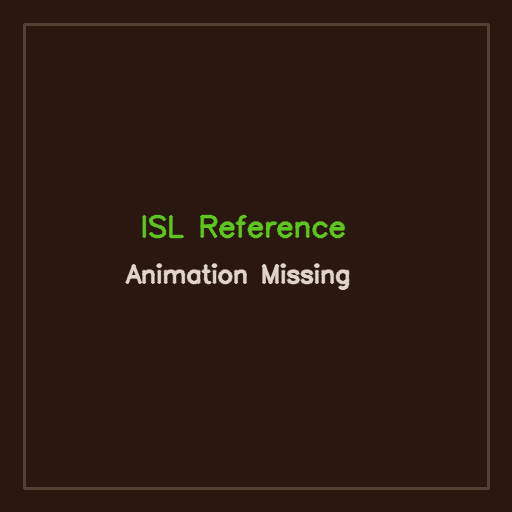
#> input picture data/assets/gestures/placeholder.png, 512 x 512 px
$ python -i generate_reference_animations.py   (imports and definitions only)
#> lines starting #> are read from the running program, lines starting #| are printed output that depends on the picture; after the words box and inside, x2 and y2 are one past the last pixel; in counts of white or black regions, pixels touching at a corner belong together
### utils/common/gesture_catalog.py
"""Canonical gesture catalog for seeding lessons and DB records."""

from dataclasses import dataclass
from pathlib import Path
from typing import Dict, List


@dataclass(frozen=True)
class GestureSpec:
    code: str
    display_name: str
    lesson_type: str
    gesture_mode: str
    category: str
    requires_two_hands: bool = False
    level: int = 1


# ── Level metadata for UI ──
LEVEL_INFO: Dict[int, Dict[str, str]] = {
    1: {"title": "Letters", "emoji": "🔤", "accent": "#22c55e", "bg": "#14532d",
        "desc": "Master the 26 ISL finger-spelling alphabets"},
    2: {"title": "Core Words", "emoji": "🔢", "accent": "#3b82f6", "bg": "#1e3a5f",
        "desc": "Numbers, yes/no, and the first essential signs"},
    3: {"title": "Daily Words", "emoji": "💬", "accent": "#f59e0b", "bg": "#713f12",
        "desc": "Greetings, family, food, and everyday communication"},
    4: {"title": "Actions + Places", "emoji": "🏫", "accent": "#ec4899", "bg": "#701a3e",
        "desc": "Travel, school, emergency, and action signs"},
    5: {"title": "Emotions + Phrases", "emoji": "😊", "accent": "#a78bfa", "bg": "#3b0764",
        "desc": "Feelings, reactions, and longer phrases"},
}


ALPHABETS: List[GestureSpec] = [
    GestureSpec(code=f"ALPHABET_{ch}", display_name=ch, lesson_type="alphabet",
               gesture_mode="static", category="alphabets", level=1)
    for ch in "ABCDEFGHIJKLMNOPQRSTUVWXYZ"
]

_WORD_VIDEO_STEM_OVERRIDES = {
    "WORD_OK": "okay",
    "WORD_I_AM_FINE": "fine",
    "WORD_ONE": "1",
    "WORD_TWO": "2",
    "WORD_THREE": "3",
    "WORD_FOUR": "4",
    "WORD_FIVE": "5",
    "WORD_SIX": "6",
    "WORD_SEVEN": "7",
    "WORD_EIGHT": "8",
    "WORD_NINE": "9",
    "WORD_TEN": "10",
}


def _slug(value: str) -> str:
    return "_".join(value.strip().lower().replace("-", " ").split())


def _available_video_stems() -> set[str]:
    video_root = Path("isl_videos")
    if not video_root.exists():
        return set()
    return {path.stem.lower() for path in video_root.glob("*.mp4")}


def _word_video_stem(spec: GestureSpec) -> str:
    return _WORD_VIDEO_STEM_OVERRIDES.get(spec.code, _slug(spec.display_name))


ALL_WORD_SPECS: List[GestureSpec] = [
    # ── Level 2: Numbers & Basics ──
    GestureSpec("WORD_ONE", "One", "word", "static", "numbers_time", level=2),
    GestureSpec("WORD_TWO", "Two", "word", "static", "numbers_time", level=2),
    GestureSpec("WORD_THREE", "Three", "word", "static", "numbers_time", level=2),
    GestureSpec("WORD_FOUR", "Four", "word", "static", "numbers_time", level=2),
    GestureSpec("WORD_FIVE", "Five", "word", "static", "numbers_time", level=2),
    GestureSpec("WORD_SIX", "Six", "word", "static", "numbers_time", level=2),
    GestureSpec("WORD_SEVEN", "Seven", "word", "static", "numbers_time", level=2),
    GestureSpec("WORD_EIGHT", "Eight", "word", "static", "numbers_time", level=2),
    GestureSpec("WORD_NINE", "Nine", "word", "static", "numbers_time", level=2),
    GestureSpec("WORD_TEN", "Ten", "word", "static", "numbers_time", level=2),
    GestureSpec("WORD_YES", "Yes", "word", "static", "common", level=2),
    GestureSpec("WORD_NO", "No", "word", "static", "common", level=2),
    GestureSpec("WORD_OK", "Okay", "word", "static", "common", level=2),
    GestureSpec("WORD_STOP", "Stop", "word", "static", "common", level=2),
    GestureSpec("WORD_WAIT", "Wait", "word", "static", "common", level=2),
    # ── Level 3: Everyday Words (greetings, family, daily) ──
    GestureSpec("WORD_NAMASTE", "Namaste", "word", "static", "greetings", True, level=3),
    GestureSpec("WORD_HELLO", "Hello", "word", "dynamic", "greetings", level=3),
    GestureSpec("WORD_GOOD_MORNING", "Good Morning", "word", "dynamic", "greetings", level=3),
    GestureSpec("WORD_GOOD_NIGHT", "Good Night", "word", "dynamic", "greetings", level=3),
    GestureSpec("WORD_THANK_YOU", "Thank You", "word", "dynamic", "greetings", level=3),
    GestureSpec("WORD_SORRY", "Sorry", "word", "static", "greetings", level=3),
    GestureSpec("WORD_PLEASE", "Please", "word", "dynamic", "greetings", level=3),
    GestureSpec("WORD_WELCOME", "Welcome", "word", "dynamic", "greetings", level=3),
    GestureSpec("WORD_MOTHER", "Mother", "word", "static", "family", level=3),
    GestureSpec("WORD_FATHER", "Father", "word", "static", "family", level=3),
    GestureSpec("WORD_BROTHER", "Brother", "word", "static", "family", level=3),
    GestureSpec("WORD_SISTER", "Sister", "word", "static", "family", level=3),
    GestureSpec("WORD_FRIEND", "Friend", "word", "dynamic", "family", level=3),
    GestureSpec("WORD_HOME", "Home", "word", "static", "family", level=3),
    GestureSpec("WORD_WATER", "Water", "word", "static", "daily", level=3),
    GestureSpec("WORD_FOOD", "Food", "word", "dynamic", "daily", level=3),
    GestureSpec("WORD_SLEEP", "Sleep", "word", "dynamic", "daily", level=3),
    GestureSpec("WORD_TIME", "Time", "word", "static", "numbers_time", level=3),
    GestureSpec("WORD_DAY", "Day", "word", "static", "numbers_time", level=3),
    GestureSpec("WORD_TODAY", "Today", "word", "dynamic", "numbers_time", level=3),
    GestureSpec("WORD_TOMORROW", "Tomorrow", "word", "dynamic", "numbers_time", level=3),
    GestureSpec("WORD_YESTERDAY", "Yesterday", "word", "dynamic", "numbers_time", level=3),
    # ── Level 4: Actions & Places ──
    GestureSpec("WORD_HOW_ARE_YOU", "How Are You", "word", "dynamic", "greetings", level=4),
    GestureSpec("WORD_I_AM_FINE", "I Am Fine", "word", "dynamic", "greetings", level=4),
    GestureSpec("WORD_HELP", "Help", "word", "dynamic", "common", level=4),
    GestureSpec("WORD_GO", "Go", "word", "dynamic", "common", level=4),
    GestureSpec("WORD_COME", "Come", "word", "dynamic", "common", level=4),
    GestureSpec("WORD_FINISH", "Finish", "word", "dynamic", "common", level=4),
    GestureSpec("WORD_START", "Start", "word", "dynamic", "common", level=4),
    GestureSpec("WORD_LEARN", "Learn", "word", "dynamic", "education", level=4),
    GestureSpec("WORD_STUDY", "Study", "word", "dynamic", "education", level=4),
    GestureSpec("WORD_TEACHER", "Teacher", "word", "dynamic", "education", level=4),
    GestureSpec("WORD_STUDENT", "Student", "word", "static", "education", level=4),
    GestureSpec("WORD_BOOK", "Book", "word", "static", "education", level=4),
    GestureSpec("WORD_PEN", "Pen", "word", "static", "education", level=4),
    GestureSpec("WORD_NOTEBOOK", "Notebook", "word", "static", "education", level=4),
    GestureSpec("WORD_EXAM", "Exam", "word", "dynamic", "education", level=4),
    GestureSpec("WORD_PASS", "Pass", "word", "dynamic", "education", level=4),
    GestureSpec("WORD_FAIL", "Fail", "word", "dynamic", "education", level=4),
    GestureSpec("WORD_FAMILY", "Family", "word", "dynamic", "family", level=4),
    GestureSpec("WORD_BABY", "Baby", "word", "dynamic", "family", level=4),
    GestureSpec("WORD_MARRIAGE", "Marriage", "word", "dynamic", "family", level=4),
    GestureSpec("WORD_CHILD", "Child", "word", "dynamic", "family", level=4),
    GestureSpec("WORD_RICE", "Rice", "word", "static", "daily", level=4),
    GestureSpec("WORD_MILK", "Milk", "word", "dynamic", "daily", level=4),
    GestureSpec("WORD_TEA", "Tea", "word", "static", "daily", level=4),
    GestureSpec("WORD_COFFEE", "Coffee", "word", "dynamic", "daily", level=4),
    GestureSpec("WORD_WAKE_UP", "Wake Up", "word", "dynamic", "daily", level=4),
    GestureSpec("WORD_BATH", "Bath", "word", "dynamic", "daily", level=4),
    GestureSpec("WORD_WORK", "Work", "word", "dynamic", "daily", level=4),
    GestureSpec("WORD_SHOP", "Shop", "word", "dynamic", "daily", level=4),
    GestureSpec("WORD_MONEY", "Money", "word", "static", "daily", level=4),
    GestureSpec("WORD_NIGHT", "Night", "word", "static", "numbers_time", level=4),
    GestureSpec("WORD_BUS", "Bus", "word", "dynamic", "travel", level=4),
    GestureSpec("WORD_TRAIN", "Train", "word", "dynamic", "travel", level=4),
    GestureSpec("WORD_CAR", "Car", "word", "static", "travel", level=4),
    GestureSpec("WORD_BIKE", "Bike", "word", "dynamic", "travel", level=4),
    GestureSpec("WORD_ROAD", "Road", "word", "dynamic", "travel", level=4),
    GestureSpec("WORD_LEFT", "Left", "word", "static", "travel", level=4),
    GestureSpec("WORD_RIGHT", "Right", "word", "static", "travel", level=4),
    GestureSpec("WORD_STRAIGHT", "Straight", "word", "dynamic", "travel", level=4),
    GestureSpec("WORD_NEAR", "Near", "word", "static", "travel", level=4),
    GestureSpec("WORD_FAR", "Far", "word", "static", "travel", level=4),
    GestureSpec("WORD_HOSPITAL", "Hospital", "word", "dynamic", "emergency", level=4),
    GestureSpec("WORD_DOCTOR", "Doctor", "word", "dynamic", "emergency", level=4),
    GestureSpec("WORD_MEDICINE", "Medicine", "word", "static", "emergency", level=4),
    GestureSpec("WORD_PAIN", "Pain", "word", "dynamic", "emergency", level=4),
    GestureSpec("WORD_BLOOD", "Blood", "word", "static", "emergency", level=4),
    GestureSpec("WORD_EMERGENCY", "Emergency", "word", "dynamic", "emergency", level=4),
    GestureSpec("WORD_POLICE", "Police", "word", "dynamic", "emergency", level=4),
    GestureSpec("WORD_FIRE", "Fire", "word", "dynamic", "emergency", level=4),
    GestureSpec("WORD_DANGER", "Danger", "word", "static", "emergency", level=4),
    GestureSpec("WORD_CALL", "Call", "word", "dynamic", "emergency", level=4),
    # ── Level 5: Emotions & Advanced ──
    GestureSpec("WORD_LOVE", "Love", "word", "dynamic", "emotion", level=5),
    GestureSpec("WORD_HAPPY", "Happy", "word", "dynamic", "emotion", level=5),
    GestureSpec("WORD_SAD", "Sad", "word", "dynamic", "emotion", level=5),
    GestureSpec("WORD_ANGRY", "Angry", "word", "dynamic", "emotion", level=5),
    GestureSpec("WORD_SCARED", "Scared", "word", "dynamic", "emotion", level=5),
    GestureSpec("WORD_TIRED", "Tired", "word", "dynamic", "emotion", level=5),
    GestureSpec("WORD_COLD", "Cold", "word", "static", "emotion", level=5),
    GestureSpec("WORD_HOT", "Hot", "word", "static", "emotion", level=5),
    GestureSpec("WORD_GREAT", "Great", "word", "dynamic", "emotion", level=5),
    GestureSpec("WORD_BAD", "Bad", "word", "dynamic", "emotion", level=5),
]

_AVAILABLE_VIDEO_STEMS = _available_video_stems()
WORD_SPECS: List[GestureSpec] = [
    spec for spec in ALL_WORD_SPECS
    if _word_video_stem(spec).lower() in _AVAILABLE_VIDEO_STEMS
]


def all_gestures() -> List[GestureSpec]:
    return ALPHABETS + WORD_SPECS

### utils/logging/logger.py
import logging
from pathlib import Path


def configure_logger(name: str = "mudra", log_file: str = "logs/mudra.log") -> logging.Logger:
#> further down, picture is the input picture: shape (512, 512, 3); mean B, G, R 17.3, 26.4, 44.6
    Path(log_file).parent.mkdir(parents=True, exist_ok=True)
    logger = logging.getLogger(name)
    if logger.handlers:
        return logger
    logger.setLevel(logging.INFO)
    formatter = logging.Formatter("%(asctime)s | %(levelname)s | %(name)s | %(message)s")

    fh = logging.FileHandler(log_file)
    fh.setFormatter(formatter)
    ch = logging.StreamHandler()
    ch.setFormatter(formatter)

    logger.addHandler(fh)
    logger.addHandler(ch)
    return logger

### scripts/generate_reference_animations.py
#!/usr/bin/env python3
"""Generate looping MP4 reference animations from cached ISL gesture images.

Reads the gesture catalog and produces a 3-second looping animation for each
gesture using the corresponding PNG in ``data/assets/gestures/image_cache/``.
The source cache is the project's ISL-only reference set.

Usage::

    python scripts/generate_reference_animations.py
"""

from __future__ import annotations

import os
import re
import sys
from pathlib import Path

# Ensure the project root is on sys.path so imports work when invoked directly.
_PROJECT_ROOT = Path(__file__).resolve().parent.parent
# [1 line not run here, left out]
sys.path.insert(0, str(_PROJECT_ROOT))

import cv2
import numpy as np

from utils.common.gesture_catalog import all_gestures, GestureSpec
from utils.logging.logger import configure_logger

logger = configure_logger("mudra.generate_animations")

# ---------------------------------------------------------------------------
# Constants
# ---------------------------------------------------------------------------
ASSET_ROOT = Path("data/assets/gestures")
IMAGE_CACHE = ASSET_ROOT / "image_cache"
ALPHABETS_DIR = ASSET_ROOT / "alphabets"
WORDS_DIR = ASSET_ROOT / "words"

RESOLUTION = 512
FPS = 30
DURATION_S = 3
TOTAL_FRAMES = FPS * DURATION_S  # 90

ZOOM_START = 1.0
ZOOM_END = 1.1

FOURCC = cv2.VideoWriter_fourcc(*"mp4v")


# ---------------------------------------------------------------------------
# Helpers
# ---------------------------------------------------------------------------

# [36 lines left out: functions _slug, _find_source_image, _output_path, _apply_glow, not called in this run]


def _highlight_hand(frame: np.ndarray) -> np.ndarray:
    """Draw a subtle contour highlight around probable hand pixels."""
    hsv = cv2.cvtColor(frame, cv2.COLOR_BGR2HSV)
#> hsv: shape (512, 512, 3); mean H, S, V 9.4, 161.8, 45.3
    mask1 = cv2.inRange(hsv, (0, 18, 40), (25, 255, 255))
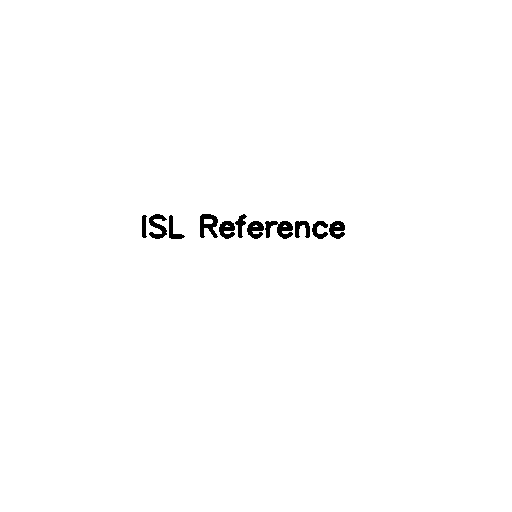
#> mask1: shape (512, 512); 99.2% white; 11 black regions, largest, box (x1, y1, x2, y2) and area: (265, 221, 293, 239) 304, (200, 214, 218, 238) 266, (149, 214, 167, 239) 241
    mask2 = cv2.inRange(hsv, (160, 18, 40), (179, 255, 255))
#> mask2: shape (512, 512); every value is 0
    mask = cv2.bitwise_or(mask1, mask2)
    mask = cv2.medianBlur(mask, 7)
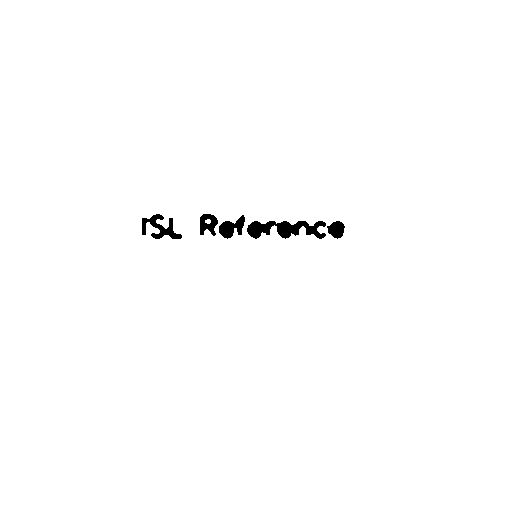
#> mask: shape (512, 512); 99.2% white; 5 black regions, box (x1, y1, x2, y2) and area: (247, 221, 326, 239) 866, (142, 214, 182, 239) 448, (219, 215, 245, 239) 338, (200, 214, 218, 236) 267, (327, 221, 345, 239) 221
    kernel = np.ones((5, 5), np.uint8)
    mask = cv2.morphologyEx(mask, cv2.MORPH_CLOSE, kernel)
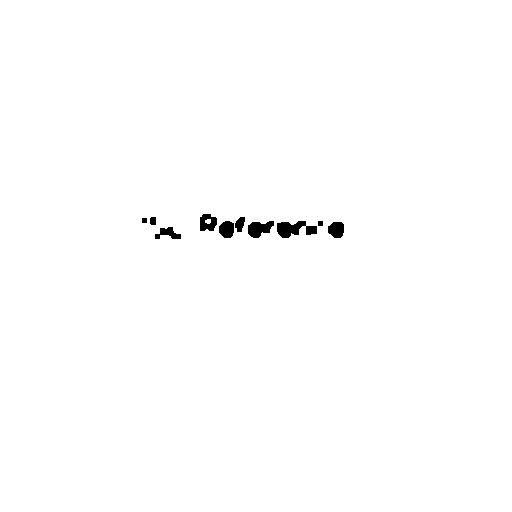
#> mask: shape (512, 512); 99.3% white; 10 black regions, largest, box (x1, y1, x2, y2) and area: (277, 221, 317, 238) 419, (248, 221, 274, 238) 296, (200, 214, 217, 231) 218

    contours, _ = cv2.findContours(mask, cv2.RETR_EXTERNAL, cv2.CHAIN_APPROX_SIMPLE)
#> contours = [[[0, 0], [0, 511], [511, 511], [511, 0]]]
    if not contours:
        return frame

    largest = max(contours, key=cv2.contourArea)
#> largest = [[0, 0], [0, 511], [511, 511], [511, 0]]
    if cv2.contourArea(largest) < 1000:
        return frame

    overlay = frame.copy()
    cv2.drawContours(overlay, [largest], -1, (74, 222, 128), 2, cv2.LINE_AA)
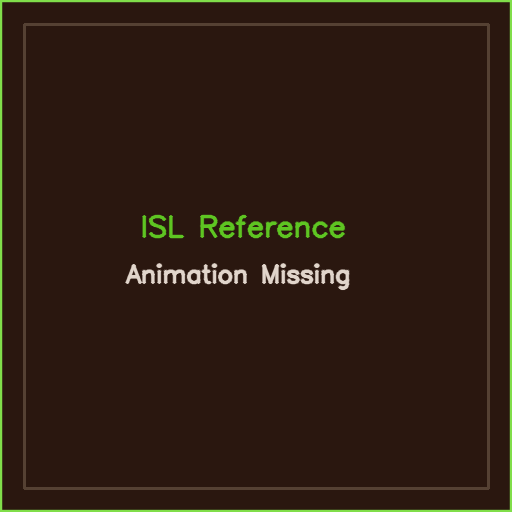
#> overlay: shape (512, 512, 3); 2.33% of pixels changed, all inside (x1, y1, x2, y2) = (0, 0, 512, 512)
    x, y, w, h = cv2.boundingRect(largest)
#> x = 0; y = 0; w = 512; h = 512
    cv2.rectangle(overlay, (x, y), (x + w, y + h), (34, 197, 94), 1, cv2.LINE_AA)
    return cv2.addWeighted(frame, 0.85, overlay, 0.15, 0)


# [137 lines left out: functions _draw_motion_arrow, _ensure_placeholder, _generate_animation, main, not called in this run]


# [2 lines not run here, left out]

>>> import cv2
>>> picture = cv2.imread('../data/assets/gestures/placeholder.png')
>>> result = _highlight_hand(picture)
